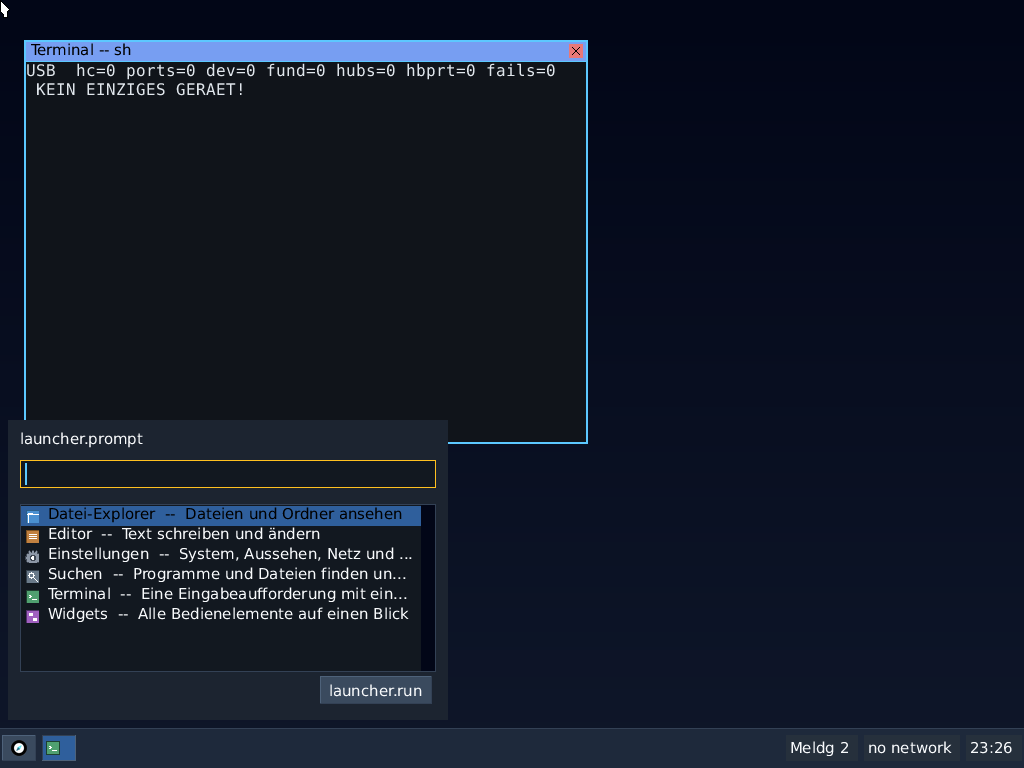
#> input picture .systembus-shots/01-leiste-meldung.ppm, 1024 x 768 px
$ python crop.py ../../.systembus-shots/01-leiste-meldung.ppm ../../.systembus-shots/02-schreibtisch.ppm
#> lines starting #> are read from the running program, lines starting #| are printed output that depends on the picture
import sys
from PIL import Image

src, dst = sys.argv[1], sys.argv[2]
Image.open(src).convert("RGB").crop((8, 336, 648, 752)).save(dst)
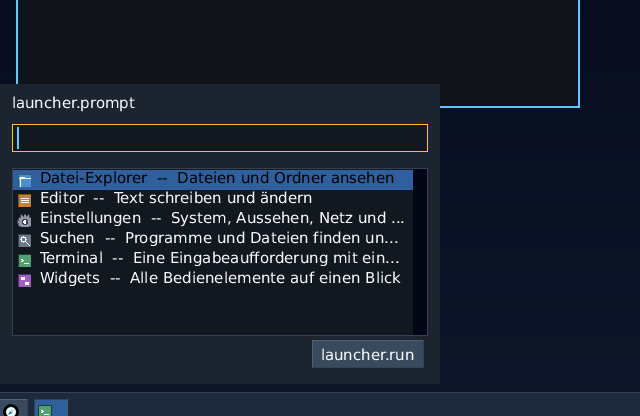
#> saved as 02-schreibtisch.ppm: PIL image 640x416 RGB; mean R, G, B 25.7, 33.5, 46.1
